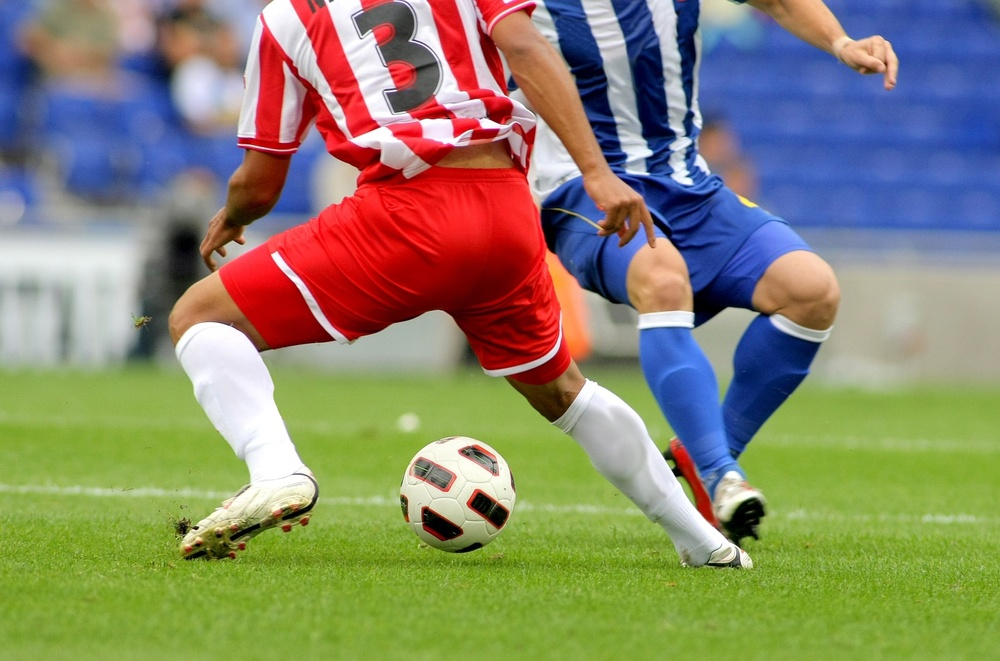
#> input picture soccer.jpg, 1000 x 661 px, shrunk from 1434 x 948 before the run, found by its file name
$ python 20250401.py
#> lines starting #> are read from the running program, lines starting #| are printed output that depends on the picture; after the words box and inside, x2 and y2 are one past the last pixel; in counts of white or black regions, pixels touching at a corner belong together
import cv2 as cv
import sys
import matplotlib.pyplot as plt

img = cv.imread('C:/Users/user/Downloads/soccer/soccer.jpg')
#> img is the input picture: shape (661, 1000, 3); mean B, G, R 107.3, 133.3, 136.8

if img is None:
    sys.exit('File not found')

cv.imshow('original_RGB', img)
cv.imshow('Upper left half', img[img.shape[0]//2 , img.shape[1]//2, :])
#cv.imshow('test', img[473 , 716, 2])
print(img.shape)
#| (661, 1000, 3)
print(img.shape[0])
#| 661
print(img.shape[0]//2)
#| 330
print(img.shape[1]//2)
#| 500
print(img[img.shape[0]//4:3*img.shape[0]//4, img.shape[1]//4:3*img.shape[1]//4,       :].shape)
#| (330, 500, 3)
# 행, 열 , 채널
cv.imshow('Center half', img[img.shape[0]//4:3*img.shape[0]//4, img.shape[1]//4:3*img.shape[1]//4,       :])
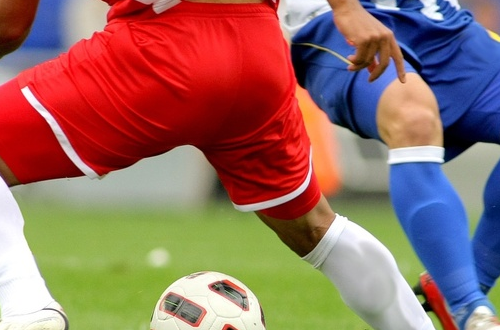
#> window 'Center half': shape (330, 500, 3); mean B, G, R 98.4, 108.1, 149.3

print(img.shape[0]//4)
#| 165
# print(img[img.shape[0]//4:3*img.shape[0]//4, img.shape[1]//4:3*img.shape[1]//4, :1])
cv.imshow('R channel', img[:,:,2])
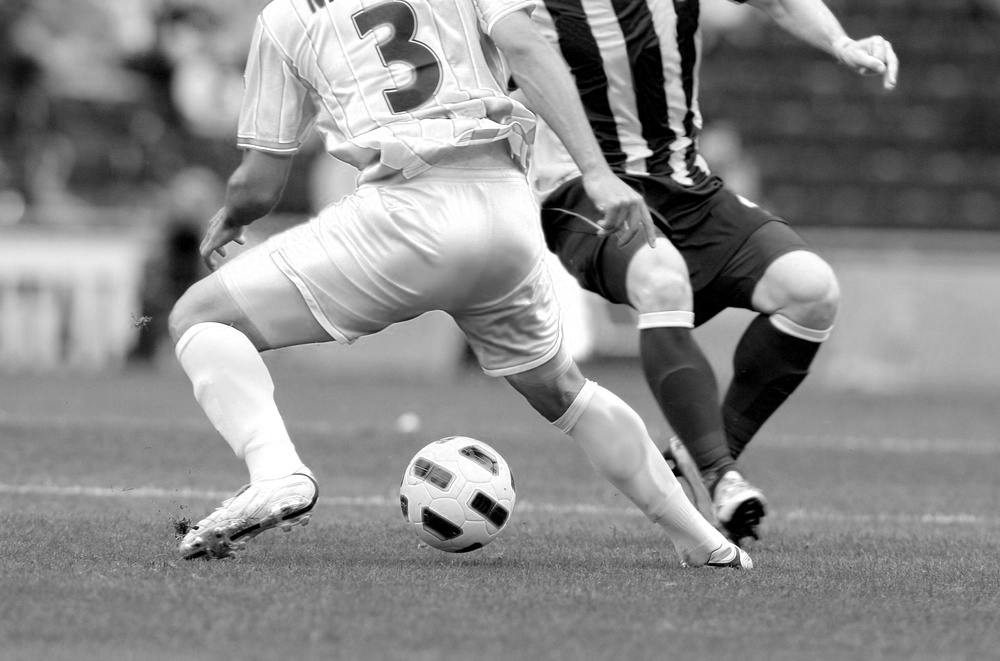
#> window 'R channel': shape (661, 1000); min 0, max 255, mean 136.8
cv.imshow('G channel', img[:,:,1])
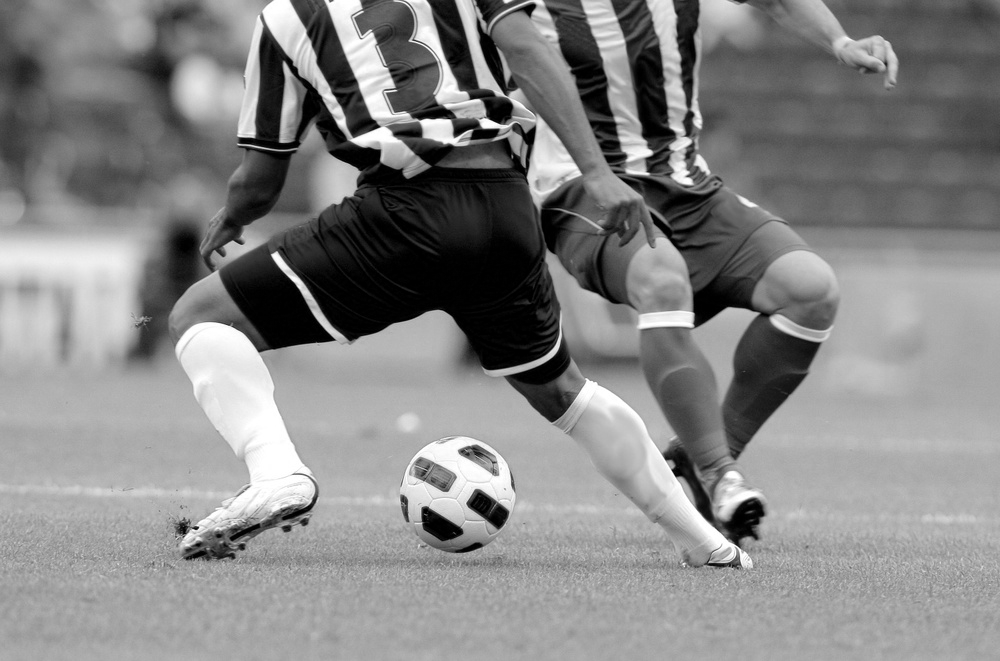
#> window 'G channel': shape (661, 1000); min 0, max 255, mean 133.3
cv.imshow('B channel', img[:,:,0])
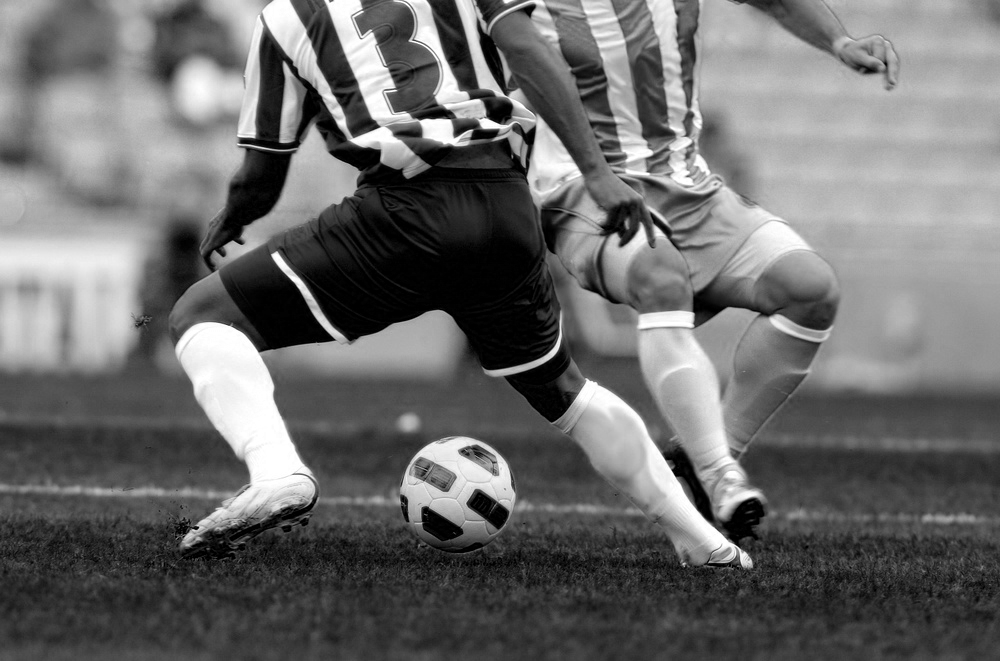
#> window 'B channel': shape (661, 1000); min 0, max 255, mean 107.3

h=cv.calcHist([img], [2], None, [256],[0,256])
#> h = 256 values, max 9233 at index 255, min 583 at index 15, mean 2582
plt.plot(h,color='r',linewidth=1)

t,bin_img = cv.threshold(img[:,:,2], 0,255, cv.THRESH_BINARY+cv.THRESH_OTSU)
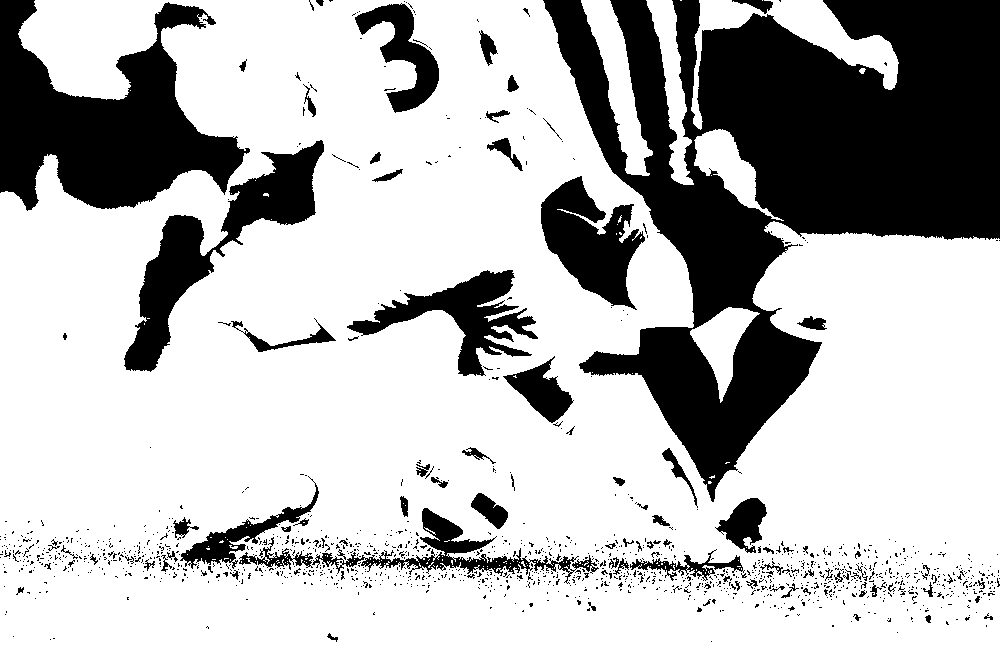
#> bin_img: shape (661, 1000); 72.8% white; 1364 black regions (1266 under 20 px), largest, box (x1, y1, x2, y2) and area: (543, 0, 1000, 502) 101762, (0, 0, 250, 211) 27195, (124, 140, 324, 372) 11569
#> t = 113
print('오츄 알고리즘이 찾은 최적 임곗값=', t)
#| 오츄 알고리즘이 찾은 최적 임곗값= 113.0

cv.imshow('R channel', img[:, :, 2])
cv.imshow('R channel binarization', bin_img)

cv.waitKey()
cv.destroyAllWindows()
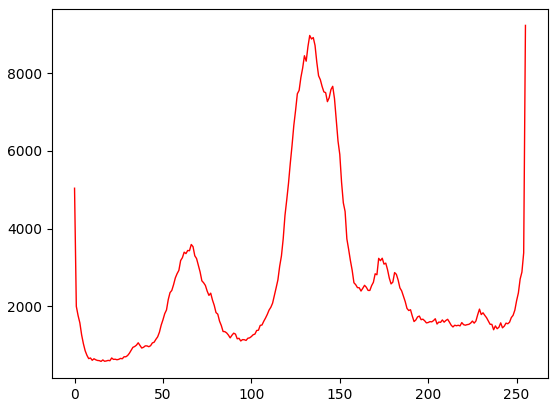
#> figure drawn by matplotlib, 1 panel; curve peaks at x = 255, y = 9233
